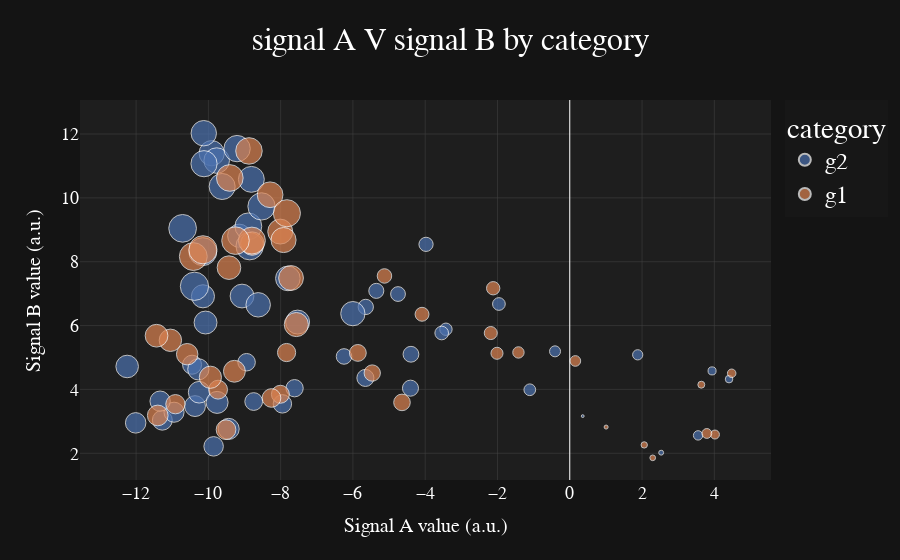

This figure's notebook cell:
### Markdown cell above
## scatter

### Code cell
fig_scatter = px.scatter(
    df,
    x='signal A',
    y='signal B',
    color='category',
    size='time',
    title='signal A V signal B by category',
    labels={
        'signal A': 'Signal A value (a.u.)',
        'signal B': 'Signal B value (a.u.)',
        'color': 'expt group'
    }
)
fig_scatter.show()

### Figure 1 — Plotly figure (JSON) as saved in the notebook; plotly's stock layout.template omitted (floating-point values rounded to 4 significant figures)
{"data": [{"hovertemplate": "category=g2<br>Signal A value (a.u.)=%{x}<br>Signal B value (a.u.)=%{y}<br>time=%{marker.size}<extra></extra>", "legendgroup": "g2", "marker": {"color": "rgb(76,114,176)", "size": [0, 1, 3, 7, 8, 11, 13, 15, 17, 19, 20, 23, 25, 27, 28, 29, 30, 31, 32, 36, 37, 38, 39, 42, 45, 47, 49, 50, 51, 52, 54, 55, 56, 58, 60, 63, 65, 66, 67, 70, 71, 73, 74, 75, 79, 80, 81, 83, 84, 85, 86, 89, 92, 93, 95, 97, 99], "sizemode": "area", "sizeref": 0.2475, "symbol": "circle"}, "mode": "markers", "name": "g2", "orientation": "v", "showlegend": true, "type": "scatter", "x": [0.4967, 0.3584, 2.529, 4.408, 3.938, 3.551, 1.88, -0.4071, -1.106, -3.426, -1.96, -3.543, -3.977, -4.752, -5.353, -5.644, -6.246, -4.394, -4.407, -5.654, -7.614, -8.942, -8.745, -7.951, -10.45, -9.854, -11.27, -10.95, -11.33, -12.01, -10.37, -9.438, -10.28, -10.25, -9.758, -12.25, -10.08, -10.15, -9.146, -9.068, -7.53, -6.002, -8.621, -7.799, -9.907, -10.13, -9.77, -8.81, -9.619, -10.12, -9.205, -8.893, -8.529, -8.857, -10.71, -10.16, -10.38], "xaxis": "x", "y": [3.585, 3.164, 2.019, 4.323, 4.58, 2.56, 5.084, 5.193, 3.99, 5.884, 6.675, 5.767, 8.544, 6.987, 7.087, 6.584, 5.033, 5.102, 4.039, 4.36, 4.038, 4.852, 3.621, 3.548, 4.774, 2.217, 3.036, 3.286, 3.633, 2.953, 3.478, 2.764, 4.629, 3.912, 3.594, 4.719, 6.095, 6.917, 8.814, 6.925, 6.109, 6.373, 6.65, 7.477, 11.4, 12.02, 11.17, 10.58, 10.36, 11.07, 11.54, 9.109, 9.733, 8.487, 9.045, 8.315, 7.23], "yaxis": "y"}, {"hovertemplate": "category=g1<br>Signal A value (a.u.)=%{x}<br>Signal B value (a.u.)=%{y}<br>time=%{marker.size}<extra></extra>", "legendgroup": "g1", "marker": {"color": "rgb(221,132,82)", "size": [2, 4, 5, 6, 9, 10, 12, 14, 16, 18, 21, 22, 24, 26, 33, 34, 35, 40, 41, 43, 44, 46, 48, 53, 57, 59, 61, 62, 64, 68, 69, 72, 76, 77, 78, 82, 87, 88, 90, 91, 94, 96, 98], "sizemode": "area", "sizeref": 0.2475, "symbol": "circle"}, "mode": "markers", "name": "g1", "orientation": "v", "showlegend": true, "type": "scatter", "x": [1.006, 2.295, 2.061, 3.64, 4.481, 4.017, 3.793, 0.1552, -1.42, -2.014, -2.186, -2.119, -4.088, -5.128, -5.465, -4.642, -5.863, -8.007, -7.836, -8.252, -9.731, -10.91, -9.511, -11.4, -10.59, -9.279, -9.944, -11.05, -11.43, -8.785, -9.43, -7.566, -7.712, -8.011, -7.92, -8.292, -8.876, -9.406, -8.796, -7.827, -9.249, -10.42, -10.15], "xaxis": "x", "y": [2.821, 1.858, 2.262, 4.148, 4.506, 2.587, 2.621, 4.891, 5.158, 5.132, 5.766, 7.169, 6.354, 7.554, 4.513, 3.593, 5.143, 3.848, 5.155, 3.732, 3.992, 3.537, 2.739, 3.185, 5.103, 4.568, 4.381, 5.539, 5.682, 8.568, 7.815, 6.032, 7.49, 8.944, 8.679, 10.1, 11.47, 10.62, 8.662, 9.518, 8.66, 8.161, 8.373], "yaxis": "y"}], "layout": {"legend": {"itemsizing": "constant", "title": {"text": "category"}, "tracegroupgap": 0}, "title": {"text": "signal A V signal B by category"}, "xaxis": {"anchor": "y", "domain": [0, 1], "title": {"text": "Signal A value (a.u.)"}}, "yaxis": {"anchor": "x", "domain": [0, 1], "title": {"text": "Signal B value (a.u.)"}}}}
